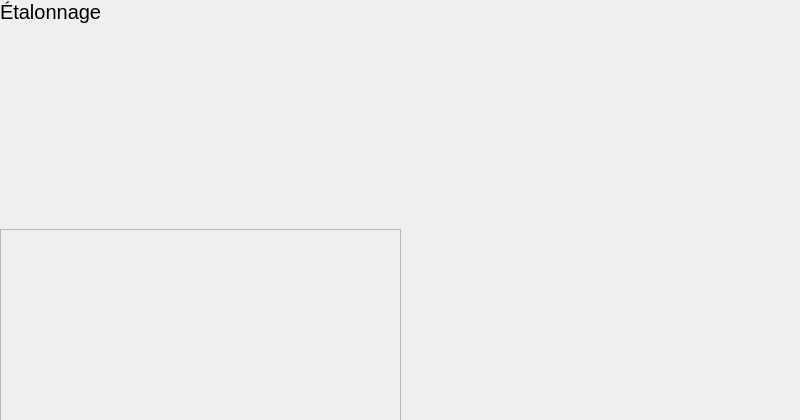
<?xml version="1.0" encoding="UTF-8"?>
<ui version="4.0">
 <class>Calibration</class>
 <widget class="QWidget" name="Calibration">
  <property name="geometry">
   <rect>
    <x>0</x>
    <y>0</y>
    <width>800</width>
    <height>420</height>
   </rect>
  </property>
  <property name="sizePolicy">
   <sizepolicy hsizetype="Preferred" vsizetype="Fixed">
    <horstretch>0</horstretch>
    <verstretch>0</verstretch>
   </sizepolicy>
  </property>
  <property name="windowTitle">
   <string>Form</string>
  </property>
  <widget class="QWidget" name="gridLayoutWidget">
   <property name="geometry">
    <rect>
     <x>0</x>
     <y>0</y>
     <width>801</width>
     <height>421</height>
    </rect>
   </property>
   <layout class="QGridLayout" name="gridLayout">
    <item row="0" column="0">
     <widget class="QLabel" name="label">
      <property name="sizePolicy">
       <sizepolicy hsizetype="Fixed" vsizetype="Fixed">
        <horstretch>0</horstretch>
        <verstretch>0</verstretch>
       </sizepolicy>
      </property>
      <property name="font">
       <font>
        <pointsize>15</pointsize>
       </font>
      </property>
      <property name="text">
       <string>Étalonnage</string>
      </property>
     </widget>
    </item>
    <item row="2" column="0">
     <widget class="PowerSupplySetupWidget" name="frame_2">
      <property name="sizePolicy">
       <sizepolicy hsizetype="MinimumExpanding" vsizetype="MinimumExpanding">
        <horstretch>0</horstretch>
        <verstretch>0</verstretch>
       </sizepolicy>
      </property>
      <property name="frameShape">
       <enum>QFrame::StyledPanel</enum>
      </property>
      <property name="frameShadow">
       <enum>QFrame::Raised</enum>
      </property>
     </widget>
    </item>
    <item row="1" column="0">
     <widget class="ContactSelectWidget" name="frame">
      <property name="sizePolicy">
       <sizepolicy hsizetype="MinimumExpanding" vsizetype="MinimumExpanding">
        <horstretch>0</horstretch>
        <verstretch>0</verstretch>
       </sizepolicy>
      </property>
      <property name="minimumSize">
       <size>
        <width>0</width>
        <height>0</height>
       </size>
      </property>
      <property name="maximumSize">
       <size>
        <width>16777215</width>
        <height>16777215</height>
       </size>
      </property>
     </widget>
    </item>
    <item row="1" column="1">
     <spacer name="horizontalSpacer">
      <property name="orientation">
       <enum>Qt::Horizontal</enum>
      </property>
      <property name="sizeHint" stdset="0">
       <size>
        <width>40</width>
        <height>20</height>
       </size>
      </property>
     </spacer>
    </item>
   </layout>
  </widget>
 </widget>
 <customwidgets>
  <customwidget>
   <class>ContactSelectWidget</class>
   <extends>QFrame</extends>
   <header>contactselectwidget.h</header>
   <container>1</container>
  </customwidget>
  <customwidget>
   <class>PowerSupplySetupWidget</class>
   <extends>QFrame</extends>
   <header>powersupplysetupwidget.h</header>
   <container>1</container>
  </customwidget>
 </customwidgets>
 <resources/>
 <connections/>
</ui>
